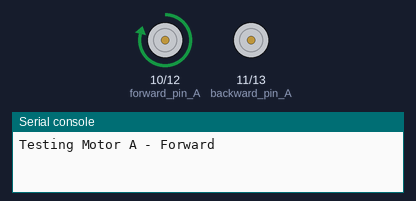
This program was run on a simulated ESP32 board running MicroPython. On the bench: motor-driver pin pairs drawn as motors (green arrow = first pin HIGH = forward, orange = second pin HIGH = backward, longer = more drive, scaled by the enable pin), the last lines printed to the serial console. At 15.0 s the program stops and its outputs stay as they are.

Above: at 0.1 s.
At 4.1 s:
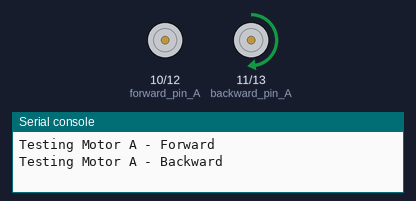
At 12.1 s:
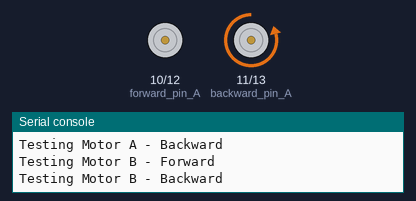
At 15.1 s:
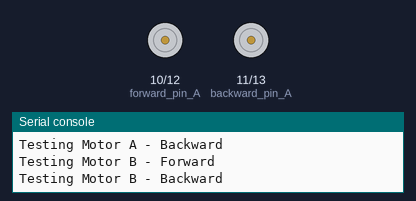
Timing chart, 0 to 16.5 s (numbered marks = the images above):
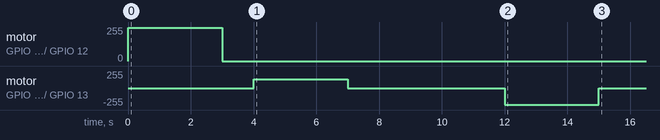

Measured:
- by itself, motor on GPIO 10 (forward_pin_A) / GPIO 12 (forward_pin_B): stopped → forward 249/255 at 0.00 s, → stopped 3.0 s later
- by itself, motor on GPIO 11 (backward_pin_A) / GPIO 13 (backward_pin_B): stopped → forward 128/255 at 4.0 s, → stopped 3.0 s later, → backward 249/255 5.0 s later, → stopped 3.0 s later

The program:

boot_copy.py
```python
# boot.py -- run on boot-up
from machine import Pin, PWM
import time

# Motor initialization
forward_pin_A = Pin(10, Pin.OUT)
backward_pin_A = Pin(11, Pin.OUT)
speed_pwm_A = PWM(Pin(17, Pin.OUT), freq=10000)

forward_pin_B = Pin(12, Pin.OUT)
backward_pin_B = Pin(13, Pin.OUT)
speed_pwm_B = PWM(Pin(16, Pin.OUT), freq=10000)

# Function to control motor
def control_motor(forward, backward, speed_pwm, direction, duration, speed=1000):
    if direction == 'forward':
        forward.value(1)
        backward.value(0)
    elif direction == 'backward':
        forward.value(0)
        backward.value(1)
    else:
        print("Invalid direction")
        return

    speed_pwm.duty(speed)
    time.sleep(duration)
    speed_pwm.duty(0)  # Stop the motor
    forward.value(0)
    backward.value(0)

# Test Motor A
print("Testing Motor A - Forward")
control_motor(forward_pin_A, backward_pin_A, speed_pwm_A, 'forward', 3)
time.sleep(1)  # Wait for a second before next test

print("Testing Motor A - Backward")
control_motor(forward_pin_A, backward_pin_A, speed_pwm_A, 'backward', 3)
time.sleep(1)

# Test Motor B
print("Testing Motor B - Forward")
control_motor(forward_pin_B, backward_pin_B, speed_pwm_B, 'forward', 3)
time.sleep(1)

print("Testing Motor B - Backward")
control_motor(forward_pin_B, backward_pin_B, speed_pwm_B, 'backward', 3)
```
